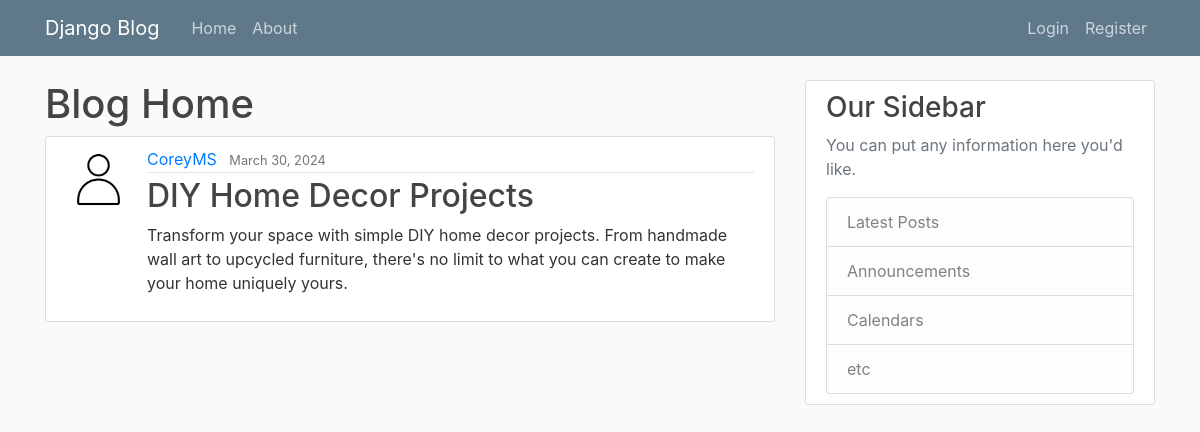
/post/16/, run on the app's committed database.
### blog/models.py (models this page shows, shortened)
class Post(models.Model):
    title = models.CharField(max_length=100)
    content = models.TextField()
    date_posted = models.DateTimeField(default=timezone.now)
    author = models.ForeignKey(User, on_delete=models.CASCADE)

### users/models.py (models this page shows, shortened)
class Profile(models.Model):
    user = models.OneToOneField(User, on_delete=models.CASCADE)
    image = models.ImageField(default='default.jpg', upload_to='profile_pics')

### blog/views.py (the view)
# urls.py: path('post/<int:pk>/', views.PostDetailView.as_view(), name='post-detail'),
class PostDetailView(DetailView):
    model = Post

### templates/blog/post_detail.html (shortened to what this page needs)
{% extends "blog/base.html" %}
{% block content %}
<h1>Blog Home</h1>
    <article class="media content-section">
        <img class="rounded-circle article-img" src="{{ object.author.profile.image.url }}">
        <div class="media-body">
            <div class="article-metadata">
                <a class="mr-2" href="{%  url 'user-posts' object.author.username %}">{{ object.author }}</a>
                <small class="text-muted">{{ object.date_posted|date:"F d, Y" }}</small>
            </div>
            <h2 class="article-title">{{ object.title }}</h2>
            <p class="article-content">{{ object.content }}</p>
        </div>
    </article>
{% endblock content %}

### blog/static/blog/main.css (style rules this page uses)
body { background: #fafafa; color: #333333; margin-top: 5rem; }
h1, h2, h3, h4, h5, h6 { color: #444444; }
.content-section { background: #ffffff; padding: 10px 20px; border: 1px solid #dddddd; border-radius: 3px; margin-bottom: 20px; }
.article-title { color: #444444; }
.article-content { white-space: pre-line; }
.article-img { height: 65px; width: 65px; margin-right: 16px; }
.article-metadata { padding-bottom: 1px; margin-bottom: 4px; border-bottom: 1px solid #e3e3e3 }

### data on the page
Post: author.profile.image (placeholder picture), author "CoreyMS", date_posted "March 30, 2024", title "DIY Home Decor Projects", content "Transform your space with simple DIY home decor projects. From handmade wall art to upcycled furniture, there's no limit to what you can create to make your home uniquely yours."
